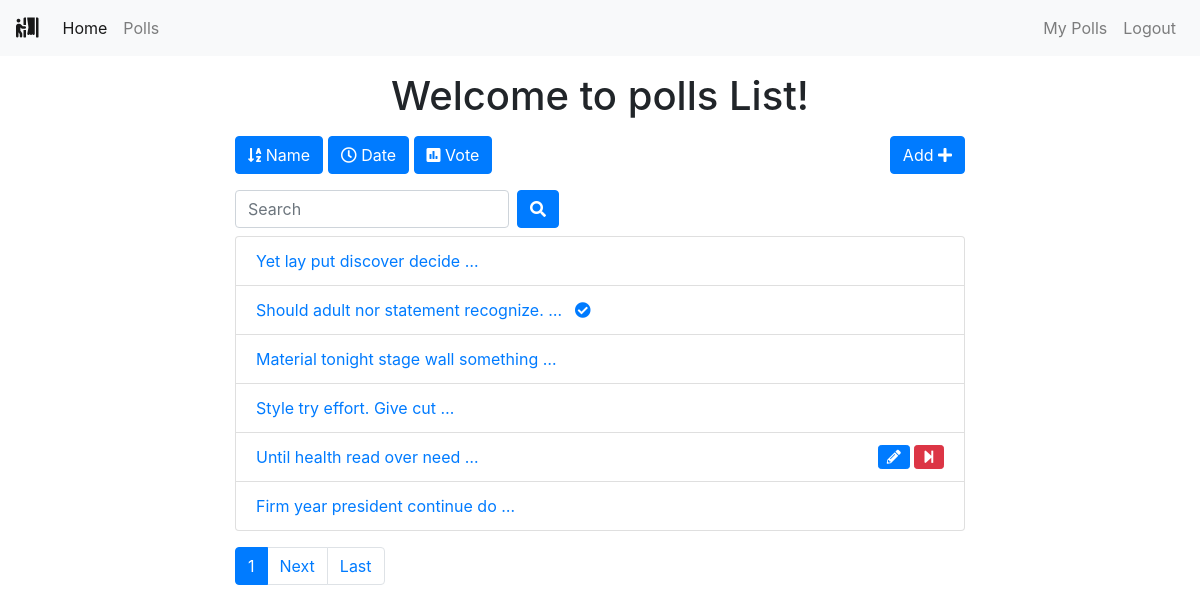
Page /polls/list/ (signed in) on the committed database.
### polls/models.py (models this page shows, shortened)
class Poll(models.Model):
    owner = models.ForeignKey(User, on_delete=models.CASCADE)
    text = models.TextField()
    pub_date = models.DateTimeField(default=timezone.now)
    active = models.BooleanField(default=True)

### polls/views.py (the view)
# urls.py: path('list/', views.polls_list, name='list'),
@login_required()
def polls_list(request):
    all_polls = Poll.objects.all()
    search_term = ''
    if 'name' in request.GET:
        all_polls = all_polls.order_by('text')
    if 'date' in request.GET:
        all_polls = all_polls.order_by('pub_date')
    if 'vote' in request.GET:
        all_polls = all_polls.annotate(Count('vote')).order_by('vote__count')
    if 'search' in request.GET:
        search_term = request.GET['search']
        all_polls = all_polls.filter(text__icontains=search_term)
    paginator = Paginator(all_polls, 6)  # Show 6 contacts per page
    page = request.GET.get('page')
    polls = paginator.get_page(page)
    get_dict_copy = request.GET.copy()
    params = get_dict_copy.pop('page', True) and get_dict_copy.urlencode()
    print(params)
    context = {
        'polls': polls,
        'params': params,
        'search_term': search_term,
    }
    return render(request, 'polls/polls_list.html', context)

### polls/templates/polls/polls_list.html (shortened to what this page needs)
{% extends 'base.html' %}
{% block content %}
<div class="container">
    <div class="row">
        <div class="col-md-8 offset-sm-2">
            <h1 class="text-center mt-3 mb-3">Welcome to polls List!</h1>
            <a class="btn btn-{% if 'name' in request.GET %}warning{% else %}primary{% endif %} mb-3" href="?name=True"
                role="button"><i class="fas fa-sort-alpha-down"></i>
                Name</a>
            <a class="btn btn-{% if 'date' in request.GET %}warning{% else %}primary{% endif %} mb-3" href="?date=True"
                role="button"><i class="far fa-clock"></i> Date</a>
            <a class="btn btn-{% if 'vote' in request.GET %}warning{% else %}primary{% endif %} mb-3" href="?vote=True"
                role="button"><i class="fas fa-poll"></i> Vote</a>
            <a class="btn btn-primary mb-3 float-right" href="{% url 'polls:add' %}" role="button">Add <i class="fas fa-plus"></i></a>
            <form class="form-inline">
                <div class="form-group mr-sm-2 mb-2">
                    <input type="search" class="form-control" name="search" placeholder="Search" value={{ search_term }}>
                </div>
                <button type="submit" class="btn btn-primary mb-2"><i class="fas fa-search"></i></button>
            </form>
            <ul class="list-group">
                {% for poll in polls %}
                <li class="list-group-item"><a href="{% url 'polls:detail' poll.id %}">{{ poll.text|truncatewords:5 }}
                        {% if not poll.active%}
                        <i class="fas fa-check-circle ml-2"></i>
                        {% endif %}
                    </a>
                    {% if request.user == poll.owner %}
                    {% if poll.active %}
                    <a href="{% url 'polls:end_poll' poll.id %}" data-toggle="tooltip" data-placement="top" title="End Poll"
                        onclick="return confirm('Are you sure ?')"><i class="fas fa-step-forward float-right btn btn-danger btn-sm"></i></a>
                    {% endif %}
                    <a href="{% url 'polls:edit' poll.id %}" class="mr-3" data-toggle="tooltip" data-placement="top"
                        title="Edit Poll"><i class="fas fa-pencil-alt float-right btn btn-primary btn-sm mr-1"></i></a>
                    {% endif %}
                </li>
                {% endfor %}
            </ul>
            <nav class="mt-3">
                <ul class="pagination">
                    <li class="page-item active"><a class="page-link" href="">{{ polls.number }}</a></li>
                    {% if polls.has_next %}
                    <li class="page-item"><a class="page-link" href="?page={{ polls.next_page_number }}&{{ params }}">Next</a></li>
                    <li class="page-item"><a class="page-link" href="?page={{ polls.paginator.num_pages }}&{{ params }}">Last</a></li>
                    {% endif %}
                </ul>
            </nav>
        </div>
    </div>
</div>
{% endblock content %}

### templates/base.html (shortened to what this page needs)
{% load static %}
<!DOCTYPE html>
<html lang="en">
<head>
    <link rel="stylesheet" href="https://maxcdn.bootstrapcdn.com/bootstrap/4.0.0/css/bootstrap.min.css"
>
    <link rel="stylesheet" href="https://use.fontawesome.com/releases/v5.6.3/css/all.css"
>
</head>
<body>
    {% include 'includes/navbar.html' %}
    {% block content %}
    {% endblock content %}
</body>
</html>

### templates/includes/navbar.html (shortened to what this page needs)
<nav class="navbar navbar-expand-sm navbar-light bg-light">
    <a class="navbar-brand" href="{% url 'home' %}"><i class="fas fa-person-booth"></i></a>
    <div class="collapse navbar-collapse" id="collapsibleNavId">
        <ul class="navbar-nav mr-auto mt-2 mt-lg-0">
            <li class="nav-item active">
                <a class="nav-link" href="{% url 'home' %}">Home <span class="sr-only">(current)</span></a>
            </li>
            {% if request.user.is_authenticated %}
            <li class="nav-item">
                <a class="nav-link" href="{% url 'polls:list' %}">Polls</a>
            </li>
            {% endif %}
        </ul>
        <div class="navbar-nav ml-auto">
            {% if request.user.is_authenticated %}
            <a class="nav-link" href="{% url 'polls:list_by_user' %}">My Polls</a>
            <a class="nav-link" href="{% url 'accounts:logout' %}">Logout</a>
            {% else %}
            <a class="nav-link" href="{% url 'accounts:login' %}">Login</a>
            <a class="nav-link" href="{% url 'accounts:register' %}">Register</a>
            {% endif %}
        </div>
    </div>
</nav>

### rows in the picture
Poll: text "Yet lay put discover decide …"
Poll: text "Should adult nor statement recognize. …", active False (drawn)
Poll: text "Material tonight stage wall something …"
Poll: text "Style try effort. Give cut …"
Poll: text "Until health read over need …", active True (drawn)
Poll: text "Firm year president continue do …"

### other values in the picture
{{ polls.number }} "1"
